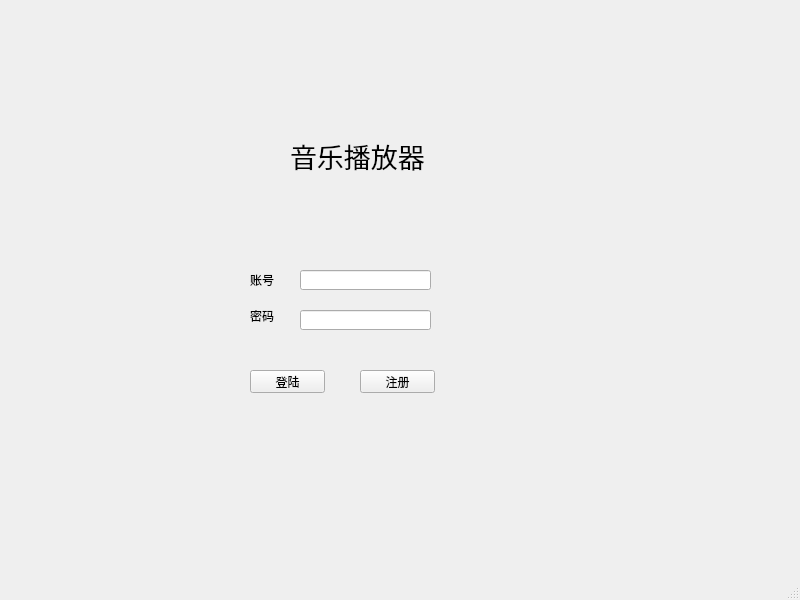
<?xml version="1.0" encoding="UTF-8"?>
<ui version="4.0">
 <class>MainWindow</class>
 <widget class="QMainWindow" name="MainWindow">
  <property name="geometry">
   <rect>
    <x>0</x>
    <y>0</y>
    <width>800</width>
    <height>600</height>
   </rect>
  </property>
  <property name="windowTitle">
   <string>MainWindow</string>
  </property>
  <widget class="QWidget" name="centralwidget">
   <widget class="QLabel" name="label">
    <property name="geometry">
     <rect>
      <x>290</x>
      <y>140</y>
      <width>241</width>
      <height>31</height>
     </rect>
    </property>
    <property name="font">
     <font>
      <pointsize>20</pointsize>
     </font>
    </property>
    <property name="text">
     <string>音乐播放器</string>
    </property>
   </widget>
   <widget class="QLabel" name="label_2">
    <property name="geometry">
     <rect>
      <x>250</x>
      <y>270</y>
      <width>51</width>
      <height>20</height>
     </rect>
    </property>
    <property name="text">
     <string>账号</string>
    </property>
   </widget>
   <widget class="QLabel" name="label_3">
    <property name="geometry">
     <rect>
      <x>250</x>
      <y>310</y>
      <width>54</width>
      <height>12</height>
     </rect>
    </property>
    <property name="text">
     <string>密码</string>
    </property>
   </widget>
   <widget class="QLineEdit" name="user_name">
    <property name="geometry">
     <rect>
      <x>300</x>
      <y>270</y>
      <width>131</width>
      <height>20</height>
     </rect>
    </property>
   </widget>
   <widget class="QLineEdit" name="password">
    <property name="geometry">
     <rect>
      <x>300</x>
      <y>310</y>
      <width>131</width>
      <height>20</height>
     </rect>
    </property>
   </widget>
   <widget class="QPushButton" name="pushButton">
    <property name="geometry">
     <rect>
      <x>250</x>
      <y>370</y>
      <width>75</width>
      <height>23</height>
     </rect>
    </property>
    <property name="text">
     <string>登陆</string>
    </property>
   </widget>
   <widget class="QPushButton" name="pushButton_2">
    <property name="geometry">
     <rect>
      <x>360</x>
      <y>370</y>
      <width>75</width>
      <height>23</height>
     </rect>
    </property>
    <property name="text">
     <string>注册</string>
    </property>
   </widget>
  </widget>
  <widget class="QMenuBar" name="menubar">
   <property name="geometry">
    <rect>
     <x>0</x>
     <y>0</y>
     <width>800</width>
     <height>23</height>
    </rect>
   </property>
  </widget>
  <widget class="QStatusBar" name="statusbar"/>
 </widget>
 <resources/>
 <connections/>
</ui>
